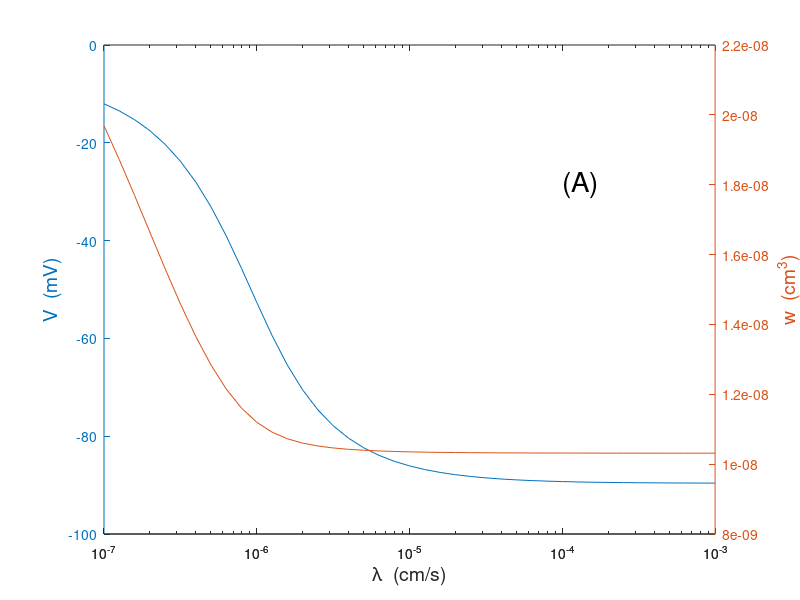
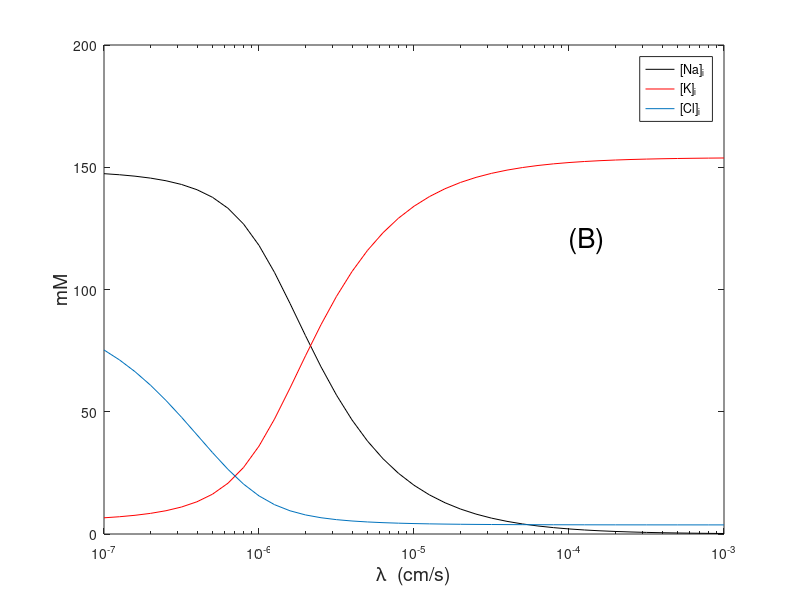

Here is the MATLAB script that generated these plots, in order:
%
% Gabbiani and Cox, Mathematics for Neuroscientists
%
% NaKrest
%
%  resting levels of the sodium/potassium pump
%
% usage:  KaKrest
%
function NaKrest
Ke = 4; % mM
Ne = 116; % mM
S = 308; % mM
PK = 5e-5; % cm/s
PNa = 5e-7; % cm/s
rho = 3/2;
ind = 0;
v = -1;
for j=-7:.1:-3,
    ind = ind + 1;
    lam(ind) = 10^j;
    v = fsolve(@(v) veq(v,lam(ind),PK,PNa,Ke,Ne,S),v);
    vbar(ind) = v;
end

Ni = Ne*vbar./((lam/PNa).*(exp(vbar)-1) + vbar.*exp(vbar));
Ki = Ke./exp(vbar) + Ni.*(lam/PK/rho).*(exp(vbar)-1)./vbar./exp(vbar);
Cli = exp(vbar)*(Ne+Ke);   % mM
w = (1.55e-6)./(Ni + Ki - Cli);   % mL

figure(1)
[hax,hL1,hL2] = plotyy(lam,vbar*25.8,lam,w,'semilogx')
set(hax(1),'ytick',-100:20:0)
%set(hax(2),'ytick',0:5:30)
xlabel('\lambda  (cm/s)','fontsize',14)
ylabel(hax(1),'V  (mV)','fontsize',14)
ylabel(hax(2),'w  (cm^3)','fontsize',14)
text(1e-4,1.8e-8,'(A)','fontsize',20,'parent',hax(2))

figure(2)
semilogx(lam,Ni,'k')
hold on
semilogx(lam,Ki,'r')
semilogx(lam,Cli)
hold off
text(1e-4,120,'(B)','fontsize',20)
legend('[Na]_i','[K]_i','[Cl]_i','location','best')
xlabel('\lambda  (cm/s)','fontsize',14)
ylabel('mM','fontsize',14)

return

function val = veq(v,lam,PK,PNa,Ke,Ne,S)
a = exp(v);
b = 1-1/a;
rho = 3/2;
val = a*(S/2) - Ne*(v + (lam/PK/rho)*b)./(v + (lam/PNa)*b) - Ke;
